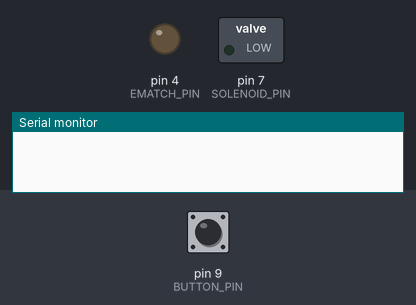
This sketch was run on a simulated Arduino Uno, built with avr-gcc and run on an emulated ATmega328P. Shown: switched loads named in the sketch (green lamp = pin HIGH), output pins drawn as LEDs (lit = HIGH), the last lines printed to the serial monitor. The test bench sets the inputs (shaded band); at power-on: pin 9 (BUTTON_PIN) HIGH.

Above: at 1.2 s.
1.3 s: pin 9 (BUTTON_PIN) pulled LOW for 3.2 s
At 5.7 s:
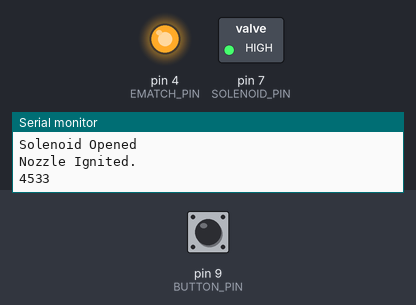
7.5 s: pin 9 (BUTTON_PIN) pulled LOW for 0.15 s
Timing chart, 0 to 10.5 s (numbered marks = the images above; inputs shaded):
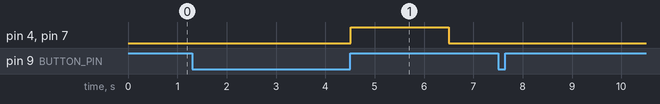

Measured:
- after the input at 1.3 s, pin 4 (EMATCH_PIN), pin 7 (SOLENOID_PIN): LOW → HIGH after 3.2 s, → LOW 2.0 s later

The sketch:

HIPcode_main.ino
```cpp
#include <HX711.h>
#include <SPI.h>
#include <SD.h>

/*
I defined all the Pin #'s here so you won't need to remember them
Refer to the schematic if you do not know where everything is wired to
I also imported all the libraries needed. When we actually upload the code to the arduino we will need to download these libraries
*/
#define HX711_CLK_PIN 2
#define HX711_DOUT_PIN 3
#define EMATCH_PIN 4
#define SOLENOID_PIN 7
#define SD_CS_PIN 8
#define BUTTON_PIN 9

HX711 force;
File dataFile;
unsigned long startTime;
unsigned long buttonPressStartTime = 0;
bool buttonHeld = false;
bool solenoidActivated;
bool ignitionStarted;
bool launchActive;

void setup(){
    //Serial.begin(9600) starts the capture of data of the Microcontroller, 9600 is the bit rate (rate of information sent/recieved)
    Serial.begin(9600);
    solenoidActivated = false;
    ignitionStarted = false;

    //force.begin captures the data from the HX711 which is wired from the load cell. The Dataout Pin goes to Arduino and Arduino supplies CLK
    //CLK is the clock rate of the processor.

    //uncomment below!!!!
    //force.begin(HX711_DOUT_PIN, HX711_CLK_PIN);

    //Declares the Output pin objects
    pinMode(SOLENOID_PIN, OUTPUT);
    pinMode(EMATCH_PIN, OUTPUT);
    pinMode(BUTTON_PIN, INPUT_PULLUP);

    //Here to make sure that the Solenoid and Ematch is off
    //Setting the voltage to low ensures they are off before launch
    digitalWrite(SOLENOID_PIN, LOW);
    digitalWrite(EMATCH_PIN, LOW);

    // Here to make sure that the SD card is reading properly, if it doesn't I added an infinite loop to basically "freeze" the launch
    // Here for safety/data reasons

    /*
    if (!SD.begin(SD_CS_PIN)){
      Serial.println("SD card not working properly");
      while (1);
    }
    Serial.println("SD card works and initialized");

    Serial.println("Trial BELOW");
    */
}

/*
Begins by reading the LoadCell data coming from HX711
Logs the data into a file on the SD Card
Starts the timer using the millis function
Opening the Solenoid and igniting for about 1000 ms
if that amount of time has passed close the Solenoid and stop igniting the Ematch
*/

void loop(){

  /*
  float loadCellReading = readloadCell();
  logData(loadCellReading);
  */

  unsigned long currentTime = millis();

  if (digitalRead(BUTTON_PIN) == LOW && !buttonHeld){
    buttonPressStartTime = currentTime;
    buttonHeld = true;
  }

  if (digitalRead(BUTTON_PIN) == HIGH && buttonHeld){
    unsigned long buttonHoldDuration = currentTime - buttonPressStartTime;
    buttonHeld = false;

    if (buttonHoldDuration > 1000){
      Serial.println("Button held for one second. Activating launch.");
      startLaunch();
    }
    else{
      Serial.println("Button pressed briefly.");
      stopLaunch();
    }
  }
  if (launchActive){
    if (!solenoidActivated && !ignitionStarted){
      startTime = millis();
      openSolenoid();
      startIgnition();
      solenoidActivated = true;
      ignitionStarted = true;
      Serial.println(millis());
    }

    if (solenoidActivated && ignitionStarted && (millis() - startTime > 2000)){
      closeSolenoid();
      killIgnition();
      Serial.println(millis());
      launchActive = false;
    }
  }

}

//returns the data from the loadcell
float readloadCell(){
  return analogRead(A0);
}

//Helper function to write the data from the loadcell into a file within the SD card
void logData(float loadCellValue){
  dataFile = SD.open("flightData.txt", FILE_WRITE);
  if (dataFile){
    dataFile.println(String("Load Cell: ") + loadCellValue);
    dataFile.flush();
    dataFile.close();
    Serial.println("Data logged.");
  }
  else {
    Serial.println("Failed to open file.");
  }
}

void startLaunch(){
  launchActive = true;
  Serial.println("Launch Started");
}

void stopLaunch(){
  closeSolenoid();
  killIgnition();
  launchActive = false;
  solenoidActivated = false;
  ignitionStarted = false;
  Serial.println("Launch Sequence Stopped.");
}

//Passes voltage to MOSFET to open Solenoid
void openSolenoid(){
    digitalWrite(SOLENOID_PIN, HIGH);
    Serial.println("Solenoid Opened");
}

//Depletes voltage to MOSFET to close Solenoid
void closeSolenoid(){
    digitalWrite(SOLENOID_PIN, LOW);
    Serial.println("Solenoid Closed.");
}

//Passes voltage to MOSFET to Ignite EMATCH
void startIgnition(){
  digitalWrite(EMATCH_PIN, HIGH);
  Serial.println("Nozzle Ignited.");
}

//Depletes voltage to MOSFET to stop sparking the EMATCH
void killIgnition(){
  digitalWrite(EMATCH_PIN, LOW);
  Serial.println("Killed ignition.");
}
```
